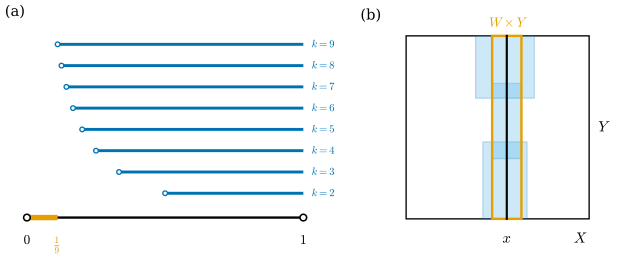

Reproduce this figure in Python.
"""그림 3.6.1: 열린덮개 (3.6절, 비예 3.6.3, 정리 3.6.6).

(a) (0, 1)의 열린덮개 {(1/k, 1) : k = 2, 3, ...} 가운데 k = 2, ..., 9. 유한개를 고르면 가장 큰 k에 대해
    (0, 1/k]가 덮이지 않고 남는다(주황 틈). 그래서 유한 부분덮개가 없다.
(b) 튜브 보조정리 (개념도). 세로 조각 {x} × Y를 덮는 상자 U_i × V_i (i = 1, 2, 3) 유한개가 있으면
    W = U_1 ∩ U_2 ∩ U_3에 대해 튜브 W × Y(주황 테두리)도 그 상자들로 덮인다.

실행: 프로젝트 루트에서 ``PYTHONPATH=tools python3 chapters/03-topology-basics/figures/fig-3-6-1-open-covers.py``
"""

import dgfig

dgfig.setup()

import matplotlib.pyplot as plt
import numpy as np
from matplotlib.patches import Rectangle

C = dgfig.COLORS
LW = dgfig.LW

fig, axs = plt.subplots(1, 2, figsize=(6.6, 2.8), gridspec_kw=dict(width_ratios=[1.25, 1.0]))

# (a) --------------------------------------------------------------------------
ax = axs[0]
ax.set_xlim(-0.08, 1.12); ax.set_ylim(-0.25, 1.05)
ax.set_axis_off()
ks = range(2, 10)
# 자기검사: 유한개 (1/k, 1), k <= K의 합집합은 (1/K, 1)이고 1/(2K)를 덮지 못한다
for K in ks:
    union = lambda x: any(1 / k < x < 1 for k in range(2, K + 1))
    assert not union(1 / (2 * K)) and union((1 / K + 1) / 2)
ax.plot([0, 1], [0, 0], color=C["main"], lw=LW["main"])
ax.plot(0, 0, "o", ms=5, mfc="white", mec=C["main"], mew=1.2, zorder=5)
ax.plot(1, 0, "o", ms=5, mfc="white", mec=C["main"], mew=1.2, zorder=5)
for j, k in enumerate(ks):
    y = 0.12 + 0.105 * j
    ax.plot([1 / k, 1], [y, y], color=C["tangent"], lw=2.2, solid_capstyle="butt")
    ax.plot(1 / k, y, "o", ms=3.5, mfc="white", mec=C["tangent"], mew=1.0, zorder=5)
    ax.text(1.03, y, r"$k=%d$" % k, fontsize=8, va="center", color=C["tangent"])
ax.plot([0, 1 / 9], [0, 0], color=C["accent"], lw=4, solid_capstyle="butt", zorder=4)
ax.text(0.0, -0.13, r"$0$", fontsize=10, ha="center")
ax.text(1.0, -0.13, r"$1$", fontsize=10, ha="center")
ax.text(1 / 9, -0.15, r"$\frac{1}{9}$", fontsize=10, ha="center", color=C["accent"])
ax.text(0.0, 1.0, "(a)", transform=ax.transAxes, ha="left", va="top", fontsize=11)

# (b) 튜브 보조정리 (개념도) ----------------------------------------------------------
ax = axs[1]
dgfig.schematic_axes(ax, (-0.25, 1.2), (-0.25, 1.15))
ax.add_patch(Rectangle((0, 0), 1, 1, fill=False, edgecolor=C["main"], lw=1.0))
x0 = 0.55
boxes = [((0.42, 0.66), (-0.02, 0.42)), ((0.47, 0.63), (0.33, 0.74)), ((0.38, 0.7), (0.66, 1.02))]
# 자기검사: 상자들이 조각 {x0} × [0, 1]을 덮고, W = ∩U_i는 x0을 포함한다
ys = np.linspace(0, 1, 1001)
assert all(any(a < x0 < b and c < y < d for (a, b), (c, d) in boxes) for y in ys)
W = (max(b[0][0] for b in boxes), min(b[0][1] for b in boxes))
assert W[0] < x0 < W[1]
for (a, b), (c, d) in boxes:
    ax.add_patch(Rectangle((a, max(c, 0)), b - a, min(d, 1) - max(c, 0), facecolor=C["region"], alpha=0.3,
                           edgecolor=C["tangent"], lw=1.0))
ax.add_patch(Rectangle((W[0], 0), W[1] - W[0], 1, fill=False, edgecolor=C["accent"], lw=1.8, zorder=5))
ax.plot([x0, x0], [0, 1], color=C["main"], lw=1.6, zorder=6)
ax.text(x0, -0.13, r"$x$", fontsize=11, ha="center")
ax.text((W[0] + W[1]) / 2, 1.05, r"$W \times Y$", fontsize=10, ha="center", color=C["accent"])
ax.text(1.05, 0.5, r"$Y$", fontsize=11, va="center")
ax.text(0.95, -0.13, r"$X$", fontsize=11, ha="center")
ax.text(0.0, 1.0, "(b)", transform=ax.transAxes, ha="left", va="top", fontsize=11)

fig.subplots_adjust(wspace=0.08, left=0.01, right=0.99, top=0.99, bottom=0.01)
dgfig.save(fig, __file__)
